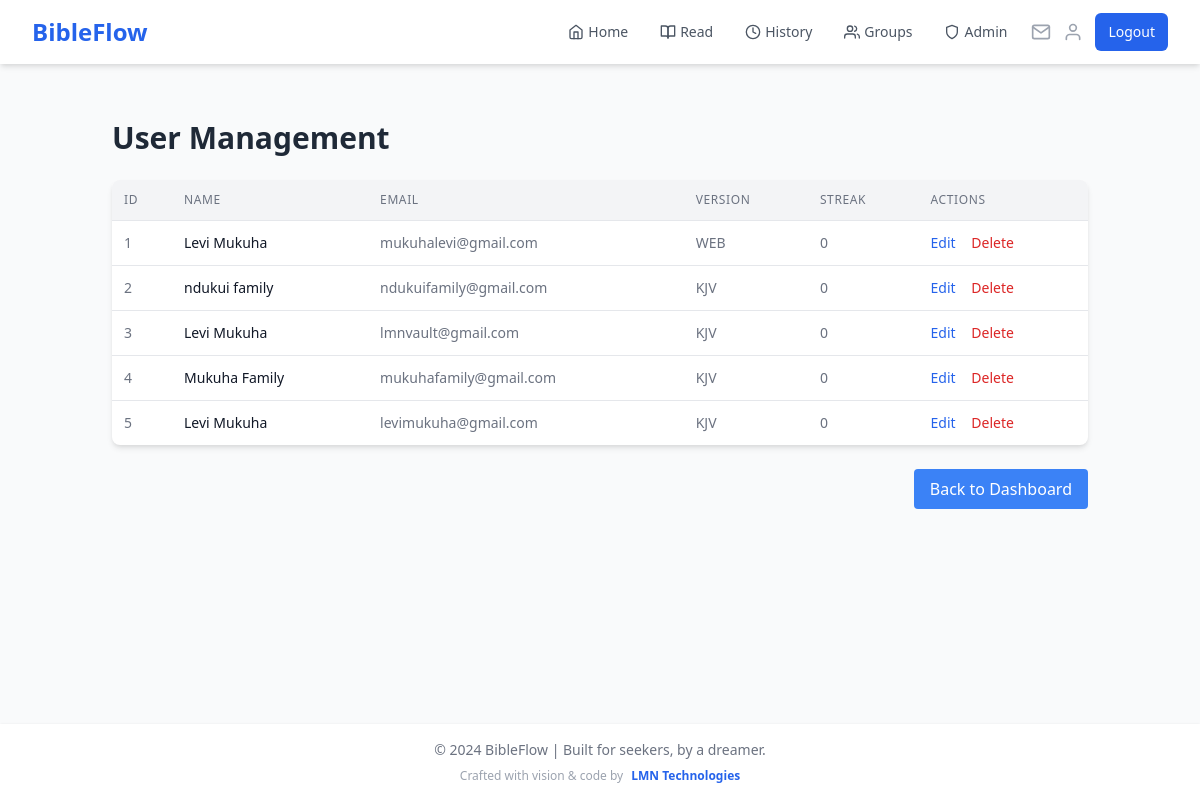
Before: /admin/users (signed in) with the older database file.
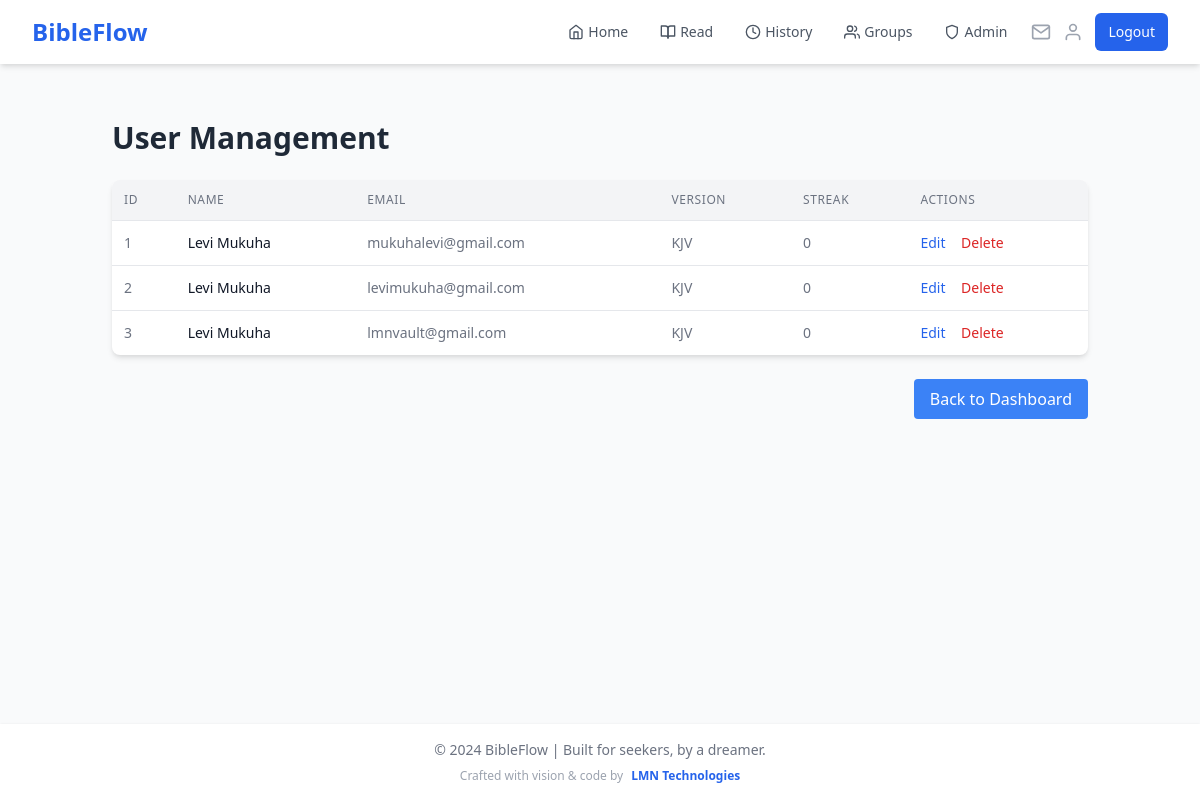
After: the same page with the newer database file.
### app.py (models this page shows)
class User(UserMixin, db.Model):
    id = db.Column(db.Integer, primary_key=True)
    name = db.Column(db.String(100), nullable=False)
    email = db.Column(db.String(120), unique=True, nullable=False, index=True)
    password_hash = db.Column(db.String(200), nullable=False)
    streak = db.Column(db.Integer, default=0)
    last_read_date = db.Column(db.DateTime, index=True)
    readings = db.relationship('Reading', backref='user', lazy='dynamic')
    preferred_version = db.Column(db.String(10), default='KJV')
    created_groups = db.relationship('ReadingGroup', backref='creator', lazy='dynamic')
    group_memberships = db.relationship('GroupMember', backref='user', lazy='dynamic')

### app.py (the view)
@app.route('/admin/users')
@login_required
@admin_required
def admin_users():
    page = request.args.get('page', 1, type=int)
    per_page = 20
    users = User.query.paginate(page=page, per_page=per_page, error_out=False)
    return render_template('admin/users.html', users=users)

### app.py (called while the page is built)
@login_manager.user_loader
def load_user(user_id):
    if 'user_id' in session:
        return User.query.get(int(session['user_id']))
    return None

@app.context_processor
def inject_user_name():
    if current_user.is_authenticated:
        return dict(user_name=current_user.name)
    return dict(user_name='Guest')

@app.context_processor
def inject_invitation_count():
    if current_user.is_authenticated:
        invitation_count = GroupInvitation.query.filter(
            GroupInvitation.email == current_user.email,
            GroupInvitation.used == False,
            GroupInvitation.expires_at > datetime.utcnow()
        ).count()
        return dict(invitation_count=invitation_count)
    return dict(invitation_count=0)

def admin_required(f):
    @wraps(f)
    def decorated_function(*args, **kwargs):
        if not current_user.is_authenticated or current_user.email.lower() != 'mukuhalevi@gmail.com'.lower():
            flash('You do not have permission to access the admin panel.')
            return redirect(url_for('home'))
        return f(*args, **kwargs)
    return decorated_function

### templates/admin/users.html (shortened to what this page needs)
{% extends "base.html" %}
{% block content %}
<div class="container mx-auto p-6">
    <h1 class="text-3xl font-bold mb-6 text-gray-800">User Management</h1>
    <div class="bg-white shadow-md rounded-lg overflow-hidden">
        <table class="w-full">
            <thead class="bg-gray-100 border-b">
                <tr>
                    <th class="p-3 text-left text-xs font-medium text-gray-500 uppercase tracking-wider">ID</th>
                    <th class="p-3 text-left text-xs font-medium text-gray-500 uppercase tracking-wider">Name</th>
                    <th class="p-3 text-left text-xs font-medium text-gray-500 uppercase tracking-wider">Email</th>
                    <th class="p-3 text-left text-xs font-medium text-gray-500 uppercase tracking-wider">Version</th>
                    <th class="p-3 text-left text-xs font-medium text-gray-500 uppercase tracking-wider">Streak</th>
                    <th class="p-3 text-left text-xs font-medium text-gray-500 uppercase tracking-wider">Actions</th>
                </tr>
            </thead>
            <tbody class="divide-y divide-gray-200">
                {% for user in users.items %}
                <tr class="hover:bg-gray-50">
                    <td class="p-3 whitespace-nowrap text-sm text-gray-500">{{ user.id }}</td>
                    <td class="p-3 whitespace-nowrap text-sm font-medium text-gray-900">{{ user.name }}</td>
                    <td class="p-3 whitespace-nowrap text-sm text-gray-500">{{ user.email }}</td>
                    <td class="p-3 whitespace-nowrap text-sm text-gray-500">{{ user.preferred_version }}</td>
                    <td class="p-3 whitespace-nowrap text-sm text-gray-500">{{ user.streak }}</td>
                    <td class="p-3 whitespace-nowrap text-sm font-medium">
                        <a href="{{ url_for('admin_edit_user', user_id=user.id) }}" class="text-blue-600 hover:text-blue-900 mr-3">Edit</a>
                        <form method="POST" action="{{ url_for('admin_delete_user', user_id=user.id) }}" class="inline">
                            <button type="submit" class="text-red-600 hover:text-red-900" onclick="return confirm('Are you sure?')">Delete</button>
                        </form>
                    </td>
                </tr>
                {% endfor %}
            </tbody>
        </table>
    </div>
    <div class="mt-6 flex items-center justify-between">
        <a href="{{ url_for('admin_dashboard') }}" class="px-4 py-2 bg-blue-500 text-white rounded hover:bg-blue-600">
            Back to Dashboard
        </a>
    </div>
</div>
{% endblock %}

### templates/base.html (shortened to what this page needs)
<!DOCTYPE html>
<html lang="en">
<head>
    <link href="https://cdn.jsdelivr.net/npm/tailwindcss@2.2.19/dist/tailwind.min.css" rel="stylesheet">
</head>
<body class="bg-gray-50 min-h-screen flex flex-col">
    <nav class="bg-white shadow-md">
        <div class="max-w-7xl mx-auto px-4 sm:px-6 lg:px-8">
            <div class="flex justify-between h-16 items-center">
                <div class="flex items-center justify-between w-full">
                    <div class="flex items-center">
                        <a href="{{ url_for('home') }}" class="text-xl sm:text-2xl font-bold text-blue-600">BibleFlow</a>
                    </div>
                    <div class="flex items-center">
                        {% if current_user.is_authenticated %}
                        <div class="hidden sm:flex space-x-4 mr-4">
                            <a href="{{ url_for('home') }}" class="text-gray-600 hover:text-blue-600 px-2 py-1 text-sm font-medium flex items-center">
                                <i data-feather="home" class="mr-1 h-4 w-4"></i>Home
                            </a>
                            <a href="{{ url_for('read') }}" class="text-gray-600 hover:text-blue-600 px-2 py-1 text-sm font-medium flex items-center">
                                <i data-feather="book-open" class="mr-1 h-4 w-4"></i>Read
                            </a>
                            <a href="{{ url_for('history') }}" class="text-gray-600 hover:text-blue-600 px-2 py-1 text-sm font-medium flex items-center">
                                <i data-feather="clock" class="mr-1 h-4 w-4"></i>History
                            </a>
                            <a href="{{ url_for('list_groups') }}" class="text-gray-600 hover:text-blue-600 px-2 py-1 text-sm font-medium flex items-center">
                                <i data-feather="users" class="mr-1 h-4 w-4"></i>Groups
                            </a>
                            {% if current_user.email.lower() == 'mukuhalevi@gmail.com' %}
                            <div class="relative group">
                                <a href="{{ url_for('admin_dashboard') }}" class="text-gray-600 hover:text-blue-600 px-2 py-1 text-sm font-medium flex items-center">
                                    <i data-feather="shield" class="mr-1 h-4 w-4"></i>Admin
                                </a>
                            </div>
                            {% endif %}
                        </div>
                        <div class="flex items-center space-x-3">
                            <a href="{{ url_for('view_invitations') }}" class="relative">
                                <i data-feather="mail" class="h-5 w-5 text-gray-400 hover:text-blue-600"></i>
                            </a>
                            <a href="{{ url_for('profile') }}" class="">
                                <i data-feather="user" class="h-5 w-5 text-gray-400 hover:text-blue-600"></i>
                            </a>
                            <a href="{{ url_for('logout') }}" class="hidden sm:inline-flex items-center px-3 py-2 border border-transparent text-sm font-medium rounded-md text-white bg-blue-600 hover:bg-blue-700">
                                Logout
                            </a>
                        </div>
                        {% endif %}
                    </div>
                </div>
            </div>
        </div>
    </nav>
    <main class="flex-grow container max-w-7xl mx-auto px-4 sm:px-6 lg:px-8 py-8">
        {% block content %}
        {% endblock %}
    </main>
    <footer class="bg-white shadow">
    <div class="max-w-7xl mx-auto py-4 px-4 sm:px-6 lg:px-8 text-center">
        <div class="text-gray-500 text-sm">
            © 2024 BibleFlow | Built for seekers, by a dreamer.
        </div>
        <div class="mt-2 text-xs text-gray-400 flex items-center justify-center">
            <span class="mr-2">Crafted with vision & code by</span>
            <a href="https://levimukuha.pythonanywhere.com/" class="text-blue-600 hover:underline font-semibold">
                LMN Technologies
            </a>
        </div>
    </div>
</footer>
</body>
</html>

Changed rows visible on the page:
removed User: id "4", name "Mukuha Family", email "mukuhafamily@gmail.com", preferred_version "KJV", streak "0"
removed User: id "5", name "Levi Mukuha", email "levimukuha@gmail.com", preferred_version "KJV", streak "0"
changed User "mukuhalevi@gmail.com": preferred_version "WEB" → "KJV"
changed User id 2: name "ndukui family" → "Levi Mukuha"; email "ndukuifamily@gmail.com" → "levimukuha@gmail.com"
